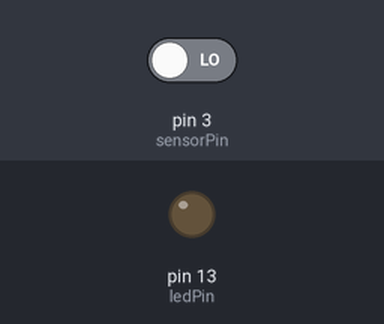
A sketch run on a simulated Arduino Uno, built with avr-gcc and run on an emulated ATmega328P. Shown: output pins drawn as LEDs (lit = HIGH). Inputs (shaded band) come from the test bench; at power-on: pin 3 (sensorPin) LOW.

Above: at 1.2 s.
1.3 s: pin 3 (sensorPin) driven HIGH
At 2.2 s:
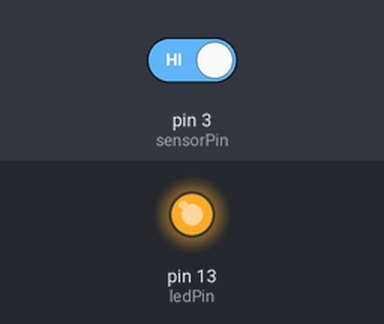
Timing chart, 0 to 4.3 s (numbered marks = the images above; inputs shaded):
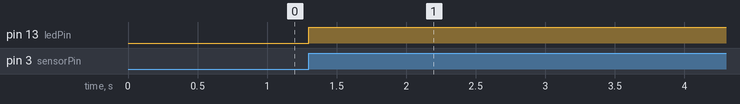

Measured:
- after the input at 1.3 s, pin 13 (ledPin): LOW → HIGH at once

The sketch:

32IV_5_Motion_and_led.ino
```cpp
int sensorPin=3;
int ledPin=13;
bool ledOn=false;
int lastState=0;

void setup()
{
  pinMode(sensorPin, INPUT);
  pinMode(ledPin, OUTPUT);
}

void loop()
{
  int sensorPosition=digitalRead(sensorPin);
  if (sensorPosition==HIGH && sensorPosition!=lastState) {
    ledOn=!ledOn;
    digitalWrite(ledPin, ledOn);
  }
  lastState=sensorPosition;
  delay(100);
}
```
